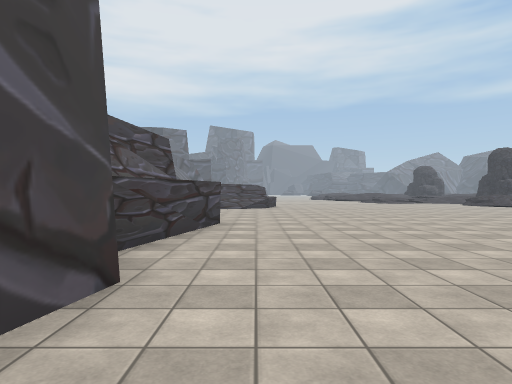
View 1 (above)

24 first-person views from a walk through a scene from a Unity 3-D project. The camera is 1.4 m above the floor, looks level and sees 75° across. The floor is counted in squares, 2 m on a side. Each view is taken from the middle of a square. On the plan, view 1 faces up. The plan holds only what a view shows up to about 10 squares ahead; the rest is blank. The place goes on beyond the plan. The player is left out. Some surface patterns are stand-ins.

View 2
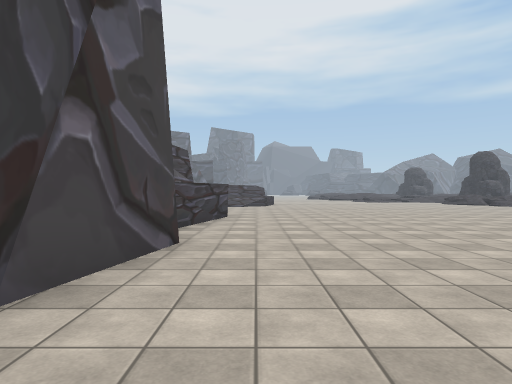

View 3
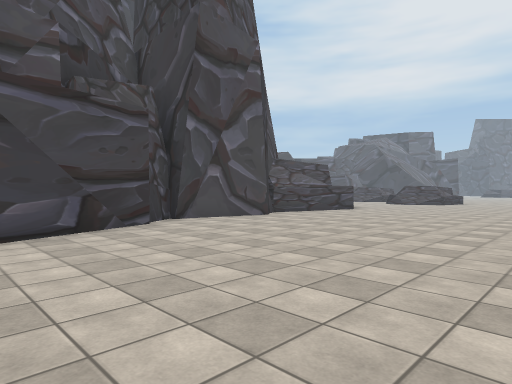

View 4
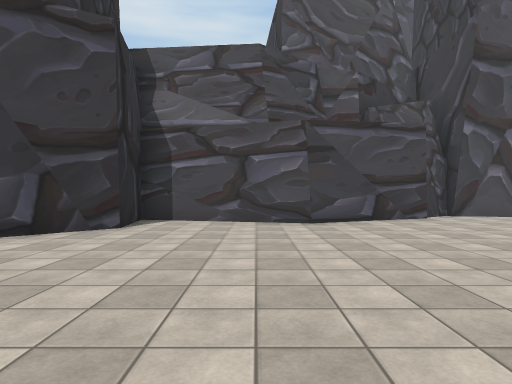

View 5
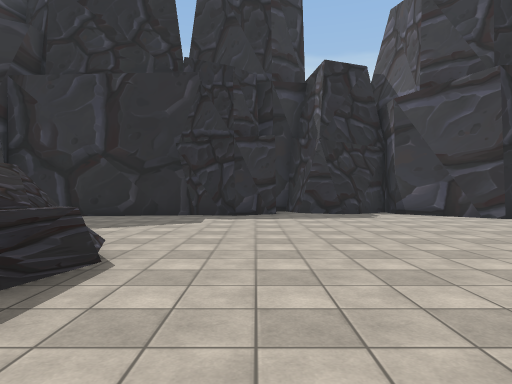

View 6
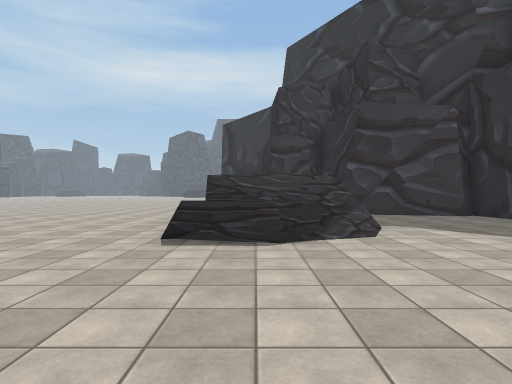

View 7
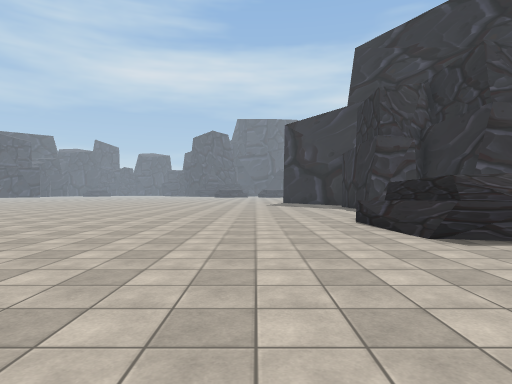

View 8
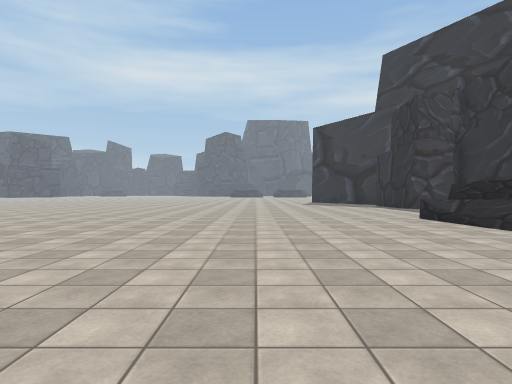

View 9
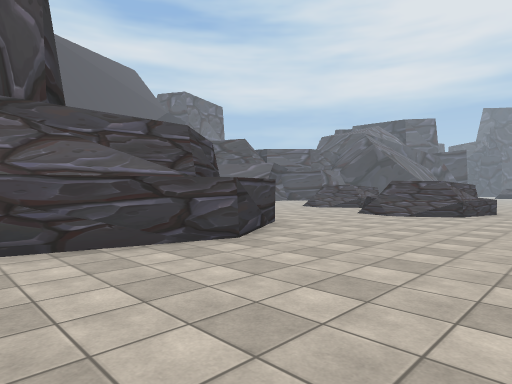

View 10
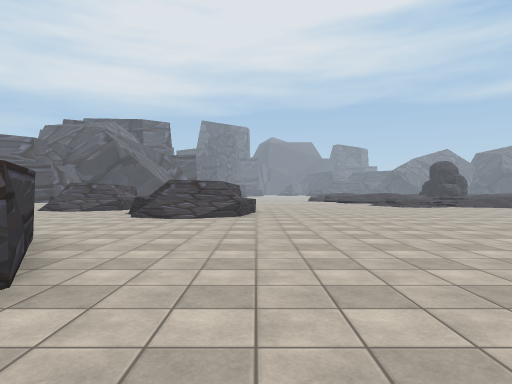

View 11
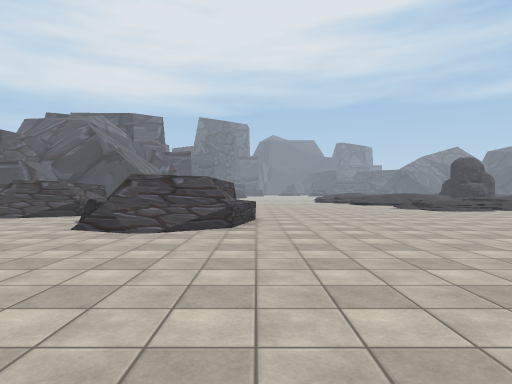

View 12
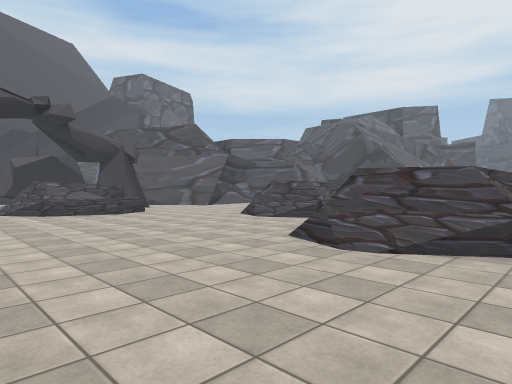

View 13
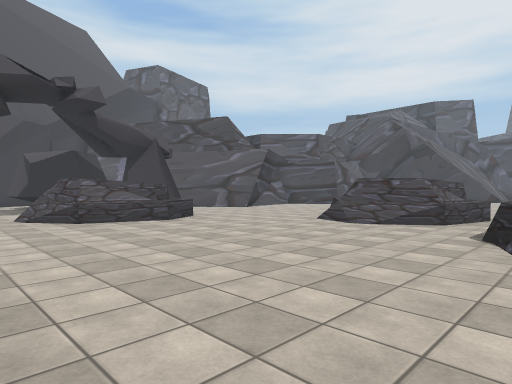

View 14
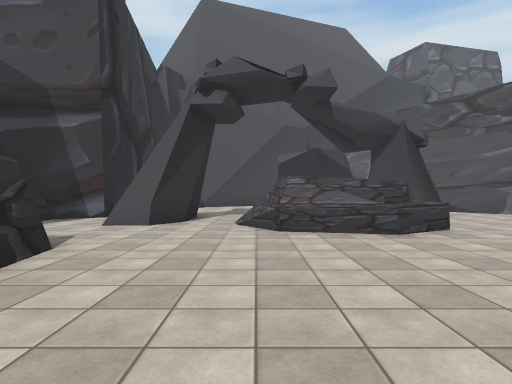

View 15
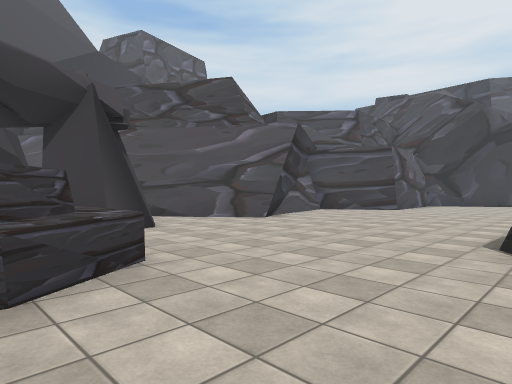

View 16
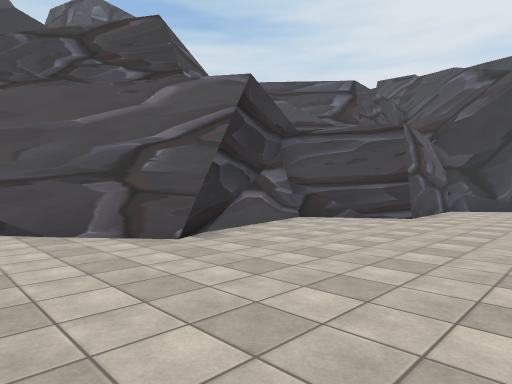

View 17
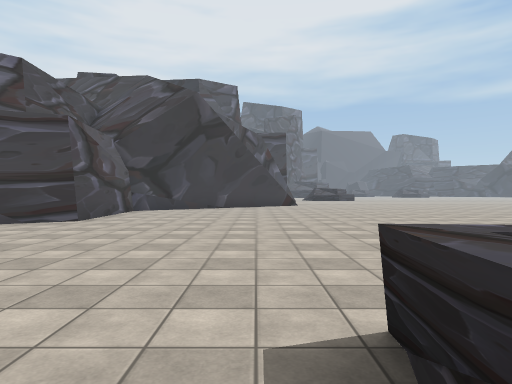

View 18
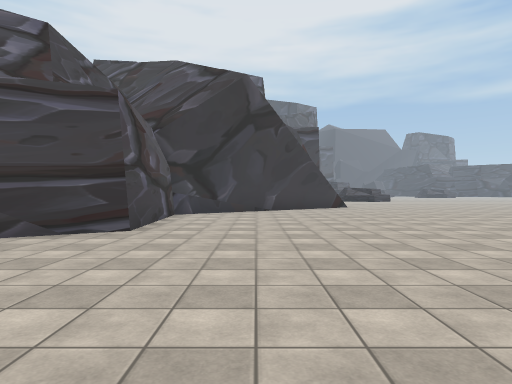

View 19
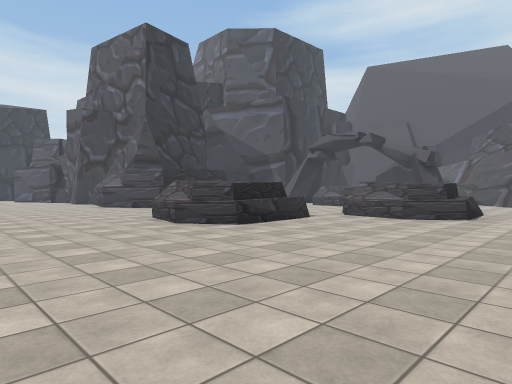

View 20
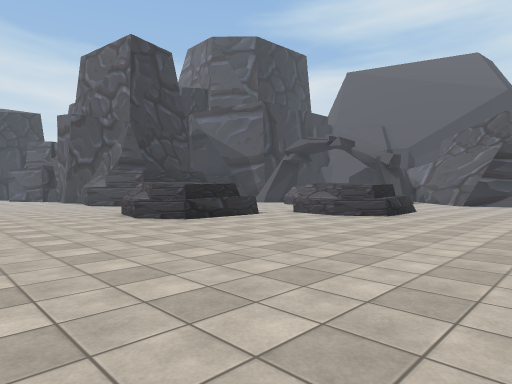

View 21
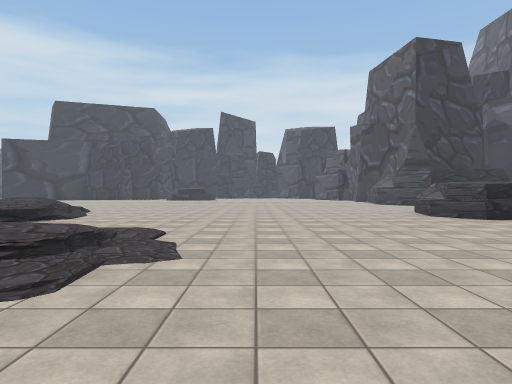

View 22
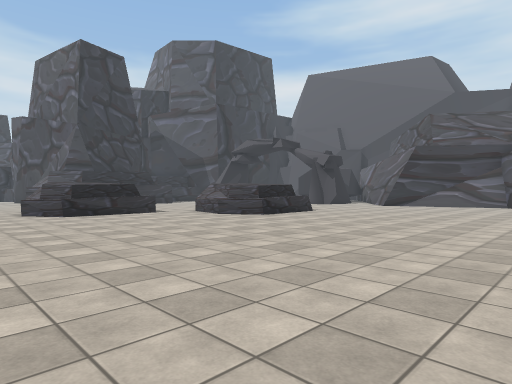

View 23
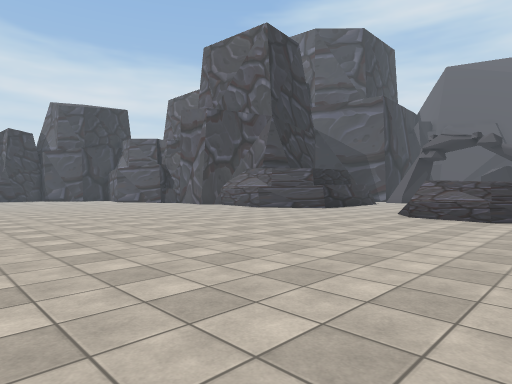

View 24
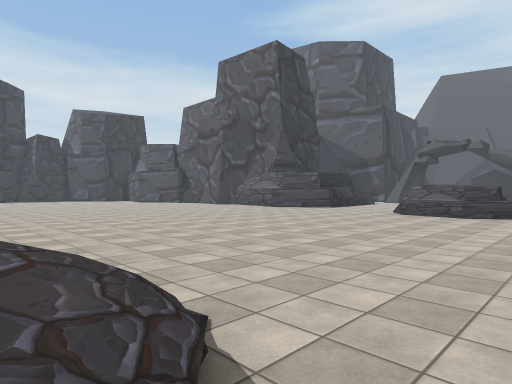

### Floor plan
Key: @ floor where view 1 was taken; # wall or solid block; x gap in a wall; . main floor; : floor 0.75 m higher than the main floor; + floor 1 m higher than the main floor; / step, stairs or slope; = window, fence, low wall or low ledge; ^ raised ledge.
Columns run from 16 left of view 1 to 15 right of it. Each row starts with its distance up from view 1.
 31    #..........
 30    #..........
 29    #............
 28    #................
 27   ##................
 26  ##.................  /
 25  #......................
 24  #....................../
 23  ##.....................//
 22   #...................../:
 21   #........^............//
 20 ###......^##^.........../
 19 #........^###.............../
 18  ........####..............//
 17   #.......=..^###........../+
 16  ## .........^  #^........./
 15      #^.......^^#...........
 14       #.......=/=...........
 13     ^^#.....................
 12   ..=//.....................
 11   ..........................
 10    ##......  #.............. ..
  9     #...##   ##................
  8   x....       ##................
  7    ##          #................
  6               ##................
  5               #.................
  4               #.................
  3               #.................
  2               #.................
  1               #.................
  0               #.@...............
 -1               #.................
 -2               ##..........^##^.
 -3                ##.........^
 -4                 #.........=^
 -5                 #..........=
 -6                 #..............
 -7                 #..............
 -8                 #..............#
 -9                 ###............#
-10                   ##....########

Where each view was taken, in squares from view 1:
view 1: 0 up, 0 right, facing up
view 2: 2 down, 0 right, facing up
view 3: 5 down, 6 right, facing up-left
view 4: 6 down, 8 right, facing left
view 5: 0 up, 8 right, facing down
view 6: 3 down, 5 right, facing right
view 7: 1 up, 5 right, facing right
view 8: 3 up, 4 right, facing right
view 9: 4 up, 3 right, facing up-left
view 10: 5 up, 1 right, facing up
view 11: 8 up, 1 right, facing up
view 12: 10 up, 1 right, facing up-left
view 13: 10 up, 2 left, facing up-left
view 14: 12 up, 4 left, facing left
view 15: 14 up, 7 left, facing up-left
view 16: 18 up, 9 left, facing up-left
view 17: 19 up, 8 left, facing up
view 18: 21 up, 10 left, facing up
view 19: 23 up, 5 right, facing down-left
view 20: 25 up, 5 right, facing down-left
view 21: 26 up, 6 right, facing down
view 22: 28 up, 3 right, facing down-left
view 23: 18 up, 10 right, facing down-left
view 24: 19 up, 12 right, facing down-left
